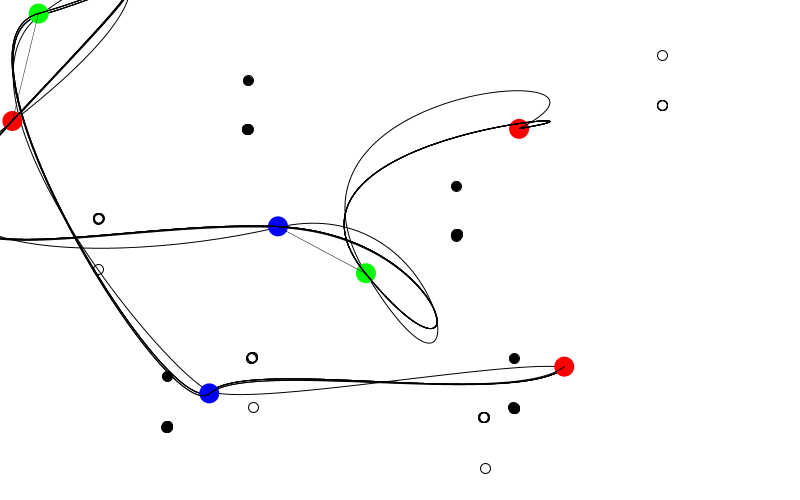
Frame 1 (no input)
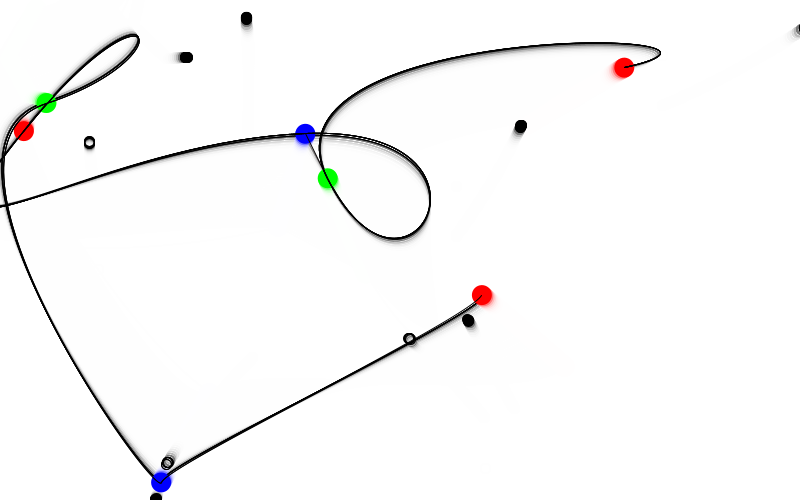
Frame 60 (the mouse pressed at the canvas centre just before this capture)
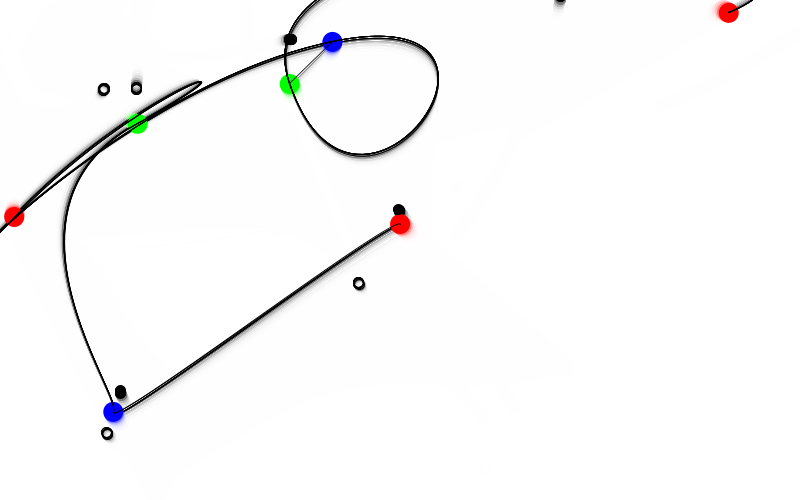
Frame 120 (the mouse held since frame 60 and released just before this capture)

The Processing sketch that drew these frames (run headless with seeded random() and noise(); from frame 60 on, the mouse is pressed at the canvas centre):

// Processing sketch: processing_44562
// ── processing_44562.pde

//  R.A. Robertson 2011, "Particle Chain."
//  Credit to Kim Asendorf http://openprocessing.org/visuals/?visualID=3520
//  Credit "bouncy_bubbles" (http://processing.org/learning/topics/bouncybubbles.html)

float cp1X, cp1Y, cp2X, cp2Y, endX, endY;
float distCP, cp1XV = 0, distX, distY, range = 200;
float driftX, driftY, rate = .002, freq, amp;
boolean toggleLoop = true;

Ball[] myBall;
int ballAmount = 7;  // Line: n > 1; Curve: n > 3; Bez: ((n > 0) * 3) + 1 
float[] randX = new float[ballAmount];
float[] randY = new float[ballAmount];
int distance = 150;
float distBalls, lineWeight, fr;
int d = 20;  // Diameter.

void setup() {
  size(800, 500);
//  size(screen.width, screen.height);
  background(255);
  fill(0);
  smooth();

  //class setup
  myBall = new Ball[ballAmount];
  for (int i = 0; i < ballAmount; i++) {
    myBall[i] = new Ball();
    myBall[i].setup();
    randX[i] = random(-range, range);  // Offset distance endpoint to cp1.
    randY[i] = random(-range, range);
  }
}

void draw() {
//  background(255);
  noStroke();
  fill(255, 120);
  rect(0, 0, width, height);
  
  for (int i = 0; i < ballAmount; i++) {
    myBall[i].collide();  // Physics collision.
    myBall[i].step();
    
//    d = (i == 0) ? 40 : 20;  // Enlarge start node.
    if (i % 3 == 0) {  // Color endpoints.
    fill(255, 0, 0);}
    else if (i % 3 == 1) {fill(0, 255, 0);}  // Color cp1.
    else {fill(0, 0, 255);}  // Color cp2.
       
    myBall[i].drawBall();  // Show nodes.
    
//    stroke(0);  // Straight line through chain.
//    if (i != ballAmount - 1) {  // Do not close start, endpoints.
//    line(myBall[i].x, myBall[i].y,  // Draw line through chain.
//    myBall[(i + 1) % ballAmount].x, myBall[(i + 1) % ballAmount].y);
//    }
        
    noFill();
    stroke(0);
    
//    beginShape();  // Curve(s).
//    for (int curv = 0; curv < ballAmount; curv++) {
//    curveVertex(myBall[curv].x, myBall[curv].y);
//    }
//    endShape();

    beginShape();  // Bezier Vertex.
    vertex(myBall[0].x, myBall[0].y);
    cp1X = myBall[0].x + randX[0] + driftX;
    cp1Y = myBall[0].y + randY[0] + driftY;
    
    noFill();  // Show control point.
    ellipse(cp1X, cp1Y, d/2, d/2);
    
    endX = myBall[1].x;
    endY = myBall[1].y; 
    cp2X = endX + randX[1] + driftX;
    cp2Y = endY + randY[1] + driftY;
        
    for (int bez = 1; bez < ballAmount; bez++) {
    distX = endX - cp2X;
    distY = endY - cp2Y;
    
    if (bez > 1) {                     
            
    cp1X = endX + (distX);
    cp1Y = endY + (distY);
    endX = myBall[bez].x;
    endY = myBall[bez].y; 
    cp2X = endX + randX[bez] + driftX;
    cp2Y = endY + randY[bez] + driftY;

    noFill();  // Show control points.
    ellipse(cp1X, cp1Y, d/2, d/2);

    }
    fill(0);
    ellipse(cp2X, cp2Y, d/2, d/2);
  
    noFill();
    strokeWeight(1);
    bezierVertex(cp1X, cp1Y, cp2X, cp2Y, endX, endY);
}
    endShape();
    
    freq += rate;  // Animate control points.
    amp = 50;
    driftX = (sin(freq) * amp);    
    driftY = (cos(freq) * amp);  
    
     for (int j = 0; j < i; j++) {  // Display proximity indicators.
       if (i != j) {
         distBalls = dist(myBall[i].x, myBall[i].y, myBall[j].x, myBall[j].y);
 
          if (distBalls <= distance) {  // Use this block for proximal lines.
           lineWeight = 50/distBalls;
           stroke(lineWeight * 5, lineWeight, lineWeight);
           strokeWeight(lineWeight);
           line(myBall[i].x, myBall[i].y, myBall[j].x, myBall[j].y);
         }
//         stroke(0, 10);    // Use this instead for global lines.
//         line(myBall[i].x, myBall[i].y, myBall[j].x, myBall[j].y);
//
//         if (distBalls <= d) {  // Simple collision reset.
//           myBall[i].setInc();  // If using, comment out collide().
//           myBall[j].setInc();
//         }
       }
     }

  }
}

void mousePressed() {
  if (mouseButton == LEFT) {
    if (toggleLoop) { 
      noLoop(); 
      toggleLoop = false;
    }
    else { 
      loop(); 
      toggleLoop = true;
    }
  }
  if (mouseButton == RIGHT) {
    setup();
  }
}

//THE CLASS
class Ball {
  float x, y, incX, incY;

  void setup() {
    x = random(width);
    y = random(height);
    setInc();
  }

  //speed
  void setInc() {
    incX = random(-2, 2);
    incY = random(-2, 2);
  }

  //the ball
  void drawBall() {
    noStroke();
    ellipse(x, y, d, d);
  }

  //direction
  void step() {
    if (x >= width - d/2 || x <= 0 + d/2) {
      incX = -incX;
    }
    if (y >= height - d/2 || y <= 0 + d/2) {
      incY = -incY;
    }
    x = x + incX;
    y = y + incY;
  }
  
  // Optional Collision Physics a la "Bouncy Bubbles."
  float dx, dy, distance, minDist, angle, targetX, targetY, ax, ay;
  float friction = 1.0004, frictionX = friction, frictionY = friction;
  int diameter = d;
  void collide() {
    for (int i = 0; i < ballAmount; i++) {
      dx = myBall[i].x - x;
      dy = myBall[i].y - y;
      distance = sqrt(dx*dx + dy*dy);
      minDist = myBall[i].diameter/2 + diameter/2;
      if (distance < minDist) { 
        angle = atan2(dy, dx);
        targetX = x + cos(angle) * minDist;
        targetY = y + sin(angle) * minDist;
        ax = (targetX - myBall[i].x);
        ay = (targetY - myBall[i].y);
        incX -= ax;
        incY -= ay;
        myBall[i].incX += ax;
        myBall[i].incY += ay;
        incX /= frictionX;
        incY /= frictionY;
      }
    }
  }  
}

/*
Notes:
Exploration of a method for connecting an array of randomly distributed particles 
with lines and curves. Straight lines, curves, and smoothly-joined bezier vertex 
methods are examined.
*/
